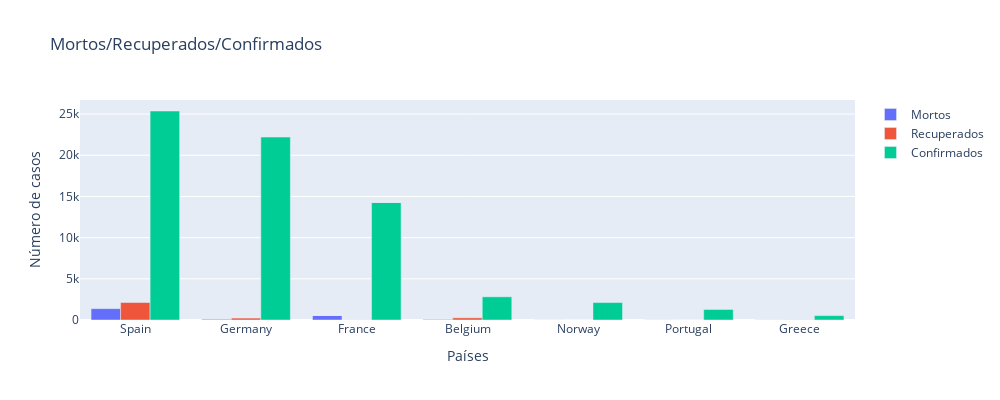

Source (notebook cell):
### Code cell
europa = [ 'France', 'Germany', 'Spain', 'Belgium', 'Norway','Greece',  'Portugal']
temp=full_table.loc[full_table.Date == full_table.Date.max()]
temp=temp.reset_index()
temp=temp.loc[temp['Country/Region'].isin(europa)]

layout = go.Layout(height=400,width=1000)

fig = go.Figure(data=[
    go.Bar(name='Mortos', x=temp['Country/Region'], y=temp['Deaths']),
    go.Bar(name='Recuperados', x=temp['Country/Region'], y=temp['Recovered']),
    go.Bar(name='Confirmados', x=temp['Country/Region'], y=temp['Confirmed']),
],layout=layout)

fig.update_layout(
    title="Mortos/Recuperados/Confirmados",
    xaxis_title="Países",
    yaxis_title="Número de casos",
)

fig.show()

### Figure 1 — Plotly figure (JSON) as saved in the notebook; plotly's stock layout.template omitted (floating-point values rounded to 4 significant figures)
{"data": [{"name": "Mortos", "type": "bar", "x": ["Spain", "Germany", "France", "Belgium", "Norway", "Portugal", "Greece", "France", "France"], "y": [1375, 84, 562, 67, 7, 12, 13, 0, 0]}, {"name": "Recuperados", "type": "bar", "x": ["Spain", "Germany", "France", "Belgium", "Norway", "Portugal", "Greece", "France", "France"], "y": [2125, 233, 12, 263, 1, 5, 19, 0, 0]}, {"name": "Confirmados", "type": "bar", "x": ["Spain", "Germany", "France", "Belgium", "Norway", "Portugal", "Greece", "France", "France"], "y": [25374, 22213, 14282, 2815, 2118, 1280, 530, 15, 4]}], "layout": {"height": 400, "title": {"text": "Mortos/Recuperados/Confirmados"}, "width": 1000, "xaxis": {"autorange": true, "range": [-0.5, 6.5], "title": {"text": "Países"}, "type": "category"}, "yaxis": {"autorange": true, "range": [0, 26710.0], "title": {"text": "Número de casos"}, "type": "linear"}}}
